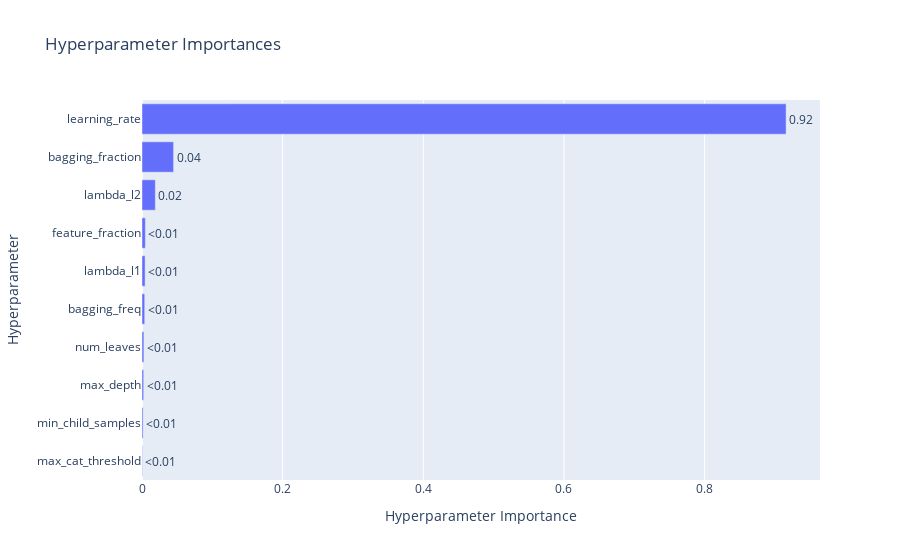

The notebook cell this image was saved under:
### Code cell
# Create importance plot
optuna.visualization.plot_param_importances(study)

### Figure 1 — Plotly figure (JSON) as saved in the notebook; plotly's stock layout.template omitted (floating-point values rounded to 4 significant figures)
{"data": [{"cliponaxis": false, "hovertemplate": ["max_cat_threshold (IntDistribution): 0.0005722744856398227<extra></extra>", "min_child_samples (IntDistribution): 0.001582208742283166<extra></extra>", "max_depth (IntDistribution): 0.0023766430111085424<extra></extra>", "num_leaves (IntDistribution): 0.002685581462610219<extra></extra>", "bagging_freq (IntDistribution): 0.0038410458604237444<extra></extra>", "lambda_l1 (FloatDistribution): 0.004403103870230462<extra></extra>", "feature_fraction (FloatDistribution): 0.004767197911061211<extra></extra>", "lambda_l2 (FloatDistribution): 0.01897486095860887<extra></extra>", "bagging_fraction (FloatDistribution): 0.044936879048065315<extra></extra>", "learning_rate (FloatDistribution): 0.9158602046499685<extra></extra>"], "name": "Objective Value", "orientation": "h", "text": ["<0.01", "<0.01", "<0.01", "<0.01", "<0.01", "<0.01", "<0.01", "0.02", "0.04", "0.92"], "textposition": "outside", "type": "bar", "x": [0.0005723, 0.001582, 0.002377, 0.002686, 0.003841, 0.004403, 0.004767, 0.01897, 0.04494, 0.9159], "y": ["max_cat_threshold", "min_child_samples", "max_depth", "num_leaves", "bagging_freq", "lambda_l1", "feature_fraction", "lambda_l2", "bagging_fraction", "learning_rate"]}], "layout": {"title": {"text": "Hyperparameter Importances"}, "xaxis": {"title": {"text": "Hyperparameter Importance"}}, "yaxis": {"title": {"text": "Hyperparameter"}}}}
